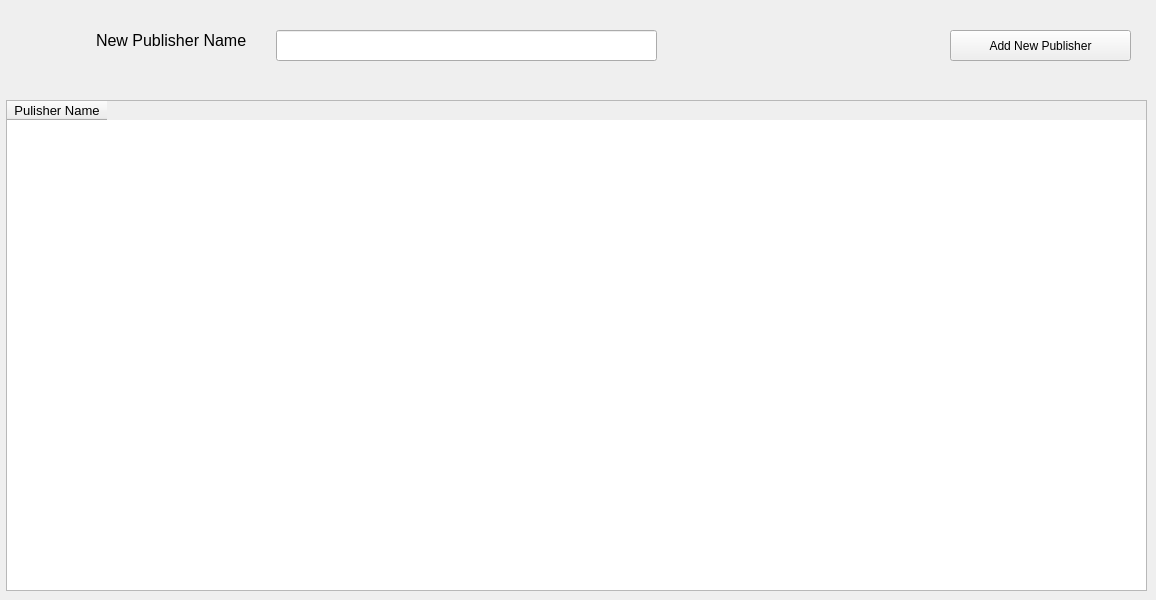
      <widget class="QWidget" name="tab_9">
       <attribute name="title">
        <string>Publisher</string>
       </attribute>
       <widget class="QTableWidget" name="tableWidget_4">
        <property name="geometry">
         <rect>
          <x>6</x>
          <y>100</y>
          <width>1141</width>
          <height>491</height>
         </rect>
        </property>
        <column>
         <property name="text">
          <string>Pulisher Name</string>
         </property>
         <property name="font">
          <font>
           <pointsize>10</pointsize>
          </font>
         </property>
        </column>
       </widget>
       <widget class="QLineEdit" name="lineEdit_21">
        <property name="geometry">
         <rect>
          <x>276</x>
          <y>30</y>
          <width>381</width>
          <height>31</height>
         </rect>
        </property>
       </widget>
       <widget class="QLabel" name="label_28">
        <property name="geometry">
         <rect>
          <x>96</x>
          <y>25</y>
          <width>161</width>
          <height>31</height>
         </rect>
        </property>
        <property name="font">
         <font>
          <pointsize>12</pointsize>
         </font>
        </property>
        <property name="text">
         <string>New Publisher Name</string>
        </property>
       </widget>
       <widget class="QPushButton" name="pushButton_16">
        <property name="geometry">
         <rect>
          <x>950</x>
          <y>30</y>
          <width>181</width>
          <height>31</height>
         </rect>
        </property>
        <property name="text">
         <string>Add New Publisher</string>
        </property>
       </widget>
      </widget>
